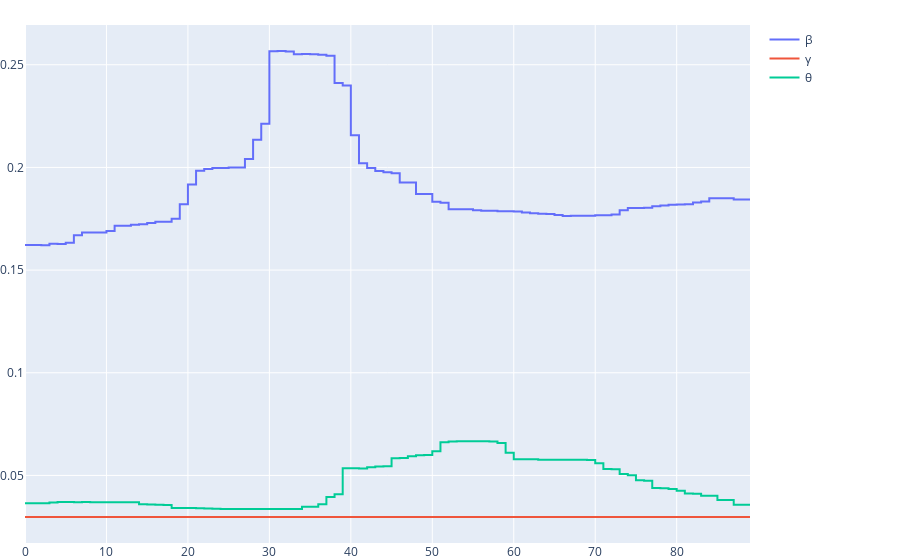

The notebook cell this image was saved under:
### Code cell
a = InferSIRQt(weight_b=400, weight_t=1000, weight_r=0.1, weight_c=0.01, penalty_b=variation1, penalty_t=variation1, ascdes=(np.log, np.exp))
a.fit(city, sample, confirmed, verbose=False)
os.system('play -nq -t alsa synth 1 sine 440')
a.dynamic
